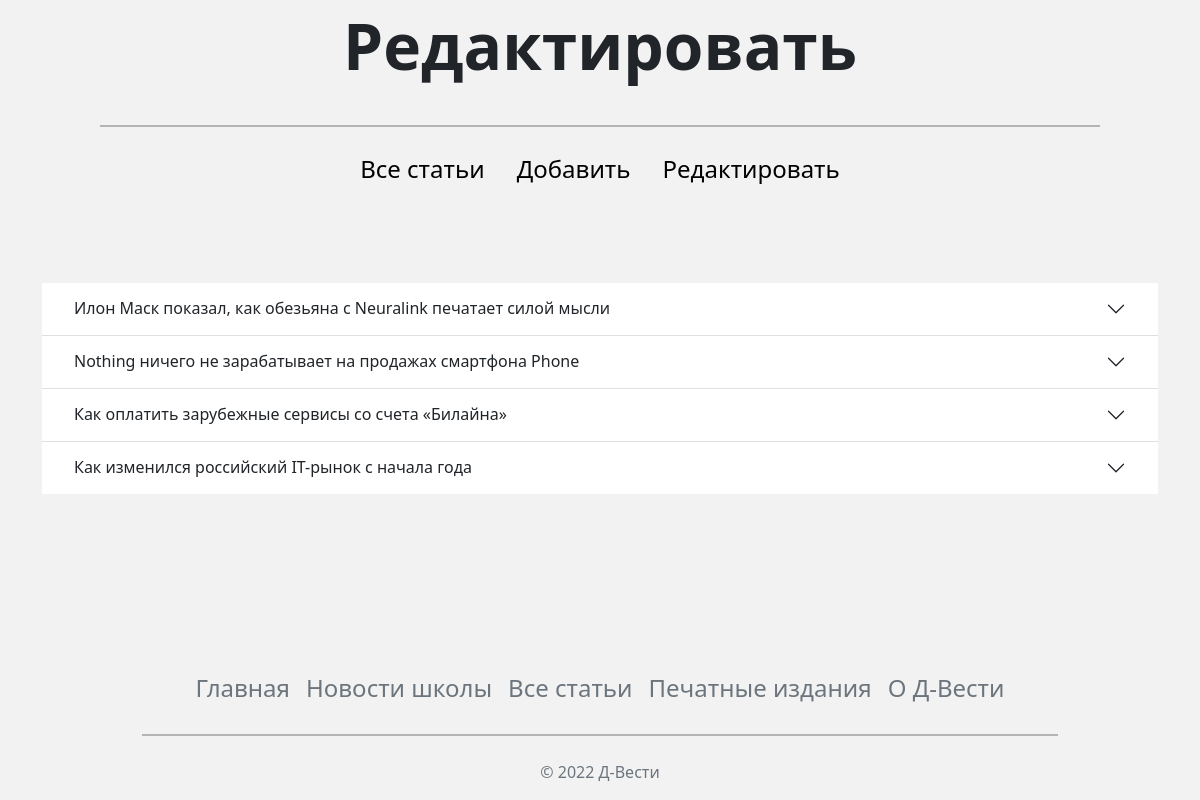
The page /edit (signed in) on the database as committed earlier.
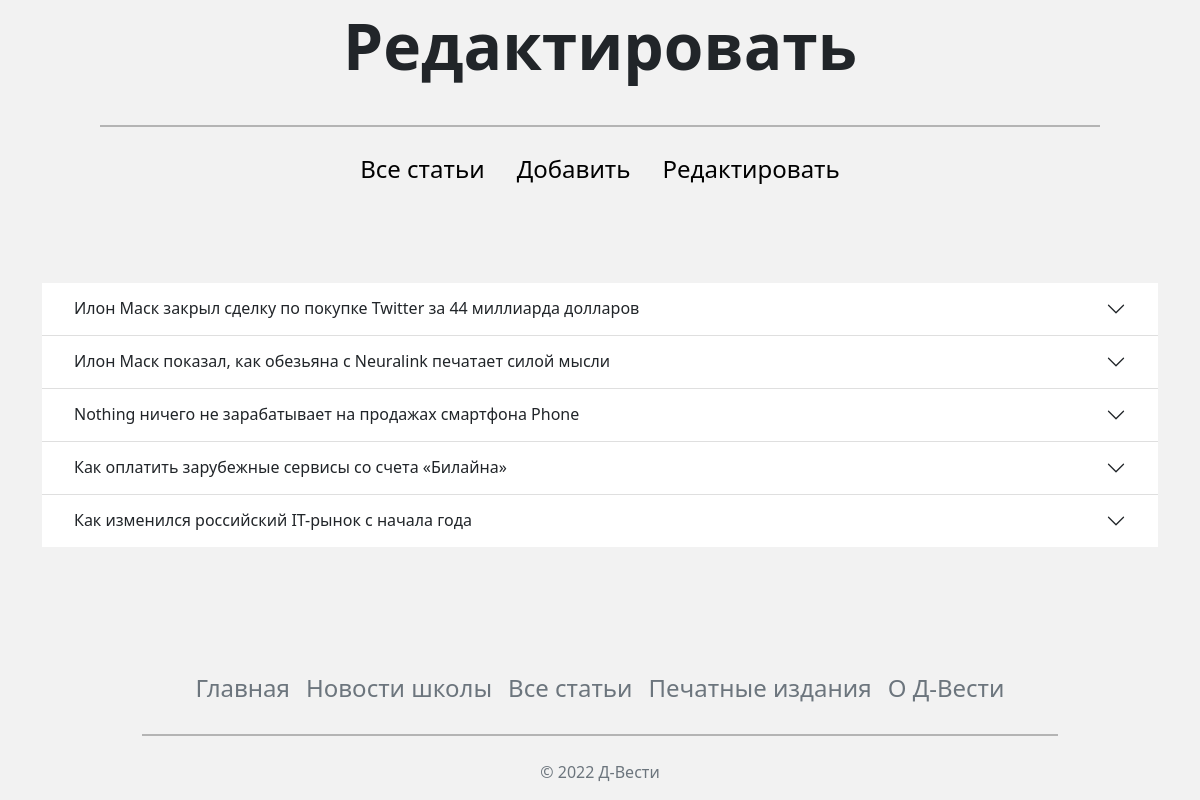
The same page on the database as committed later.
### app.py (models this page shows)
class Article(db.Model):
    id = db.Column(db.Integer, primary_key=True)
    title_article = db.Column(db.String, nullable=False)
    tag = db.Column(db.String, nullable=False)
    text_article = db.Column(db.Text, nullable=False)
    main_img = db.Column(db.String, nullable=False)
    author = db.Column(db.String)
    date = db.Column(db.DateTime, default=datetime.utcnow())

### app.py (the view, shortened to what this page needs)
@app.route('/edit')
@app.route('/edit/<int:id>', methods=['GET', 'POST'])
@login_required
def edit(id=None):
    form = Add_article()
    articles = db.session.execute(db.select(Article).order_by(db.desc(Article.id))).scalars()
    return render_template('dashboard/edit.html', title='Редактировать', articles=articles, form=form)

### app.py (called while the page is built)
@login_manager.user_loader
def load_user(user_id):
    return RegistrationDB.query.get(int(user_id))

### templates/dashboard/edit.html (shortened to what this page needs)
<!DOCTYPE html>
<html lang="en">
<head>
    {% include "dashboard/links.html" %}
</head>
<body class="d-flex flex-column min-vh-100">
<h1 style="font-weight: 700; font-size: 64px" class="text-center mt-2 mb-4 edit-font">{{title}}</h1>
<hr class="hr-before-header">
{% include "dashboard/sidebar.html" %}
<br><br><br>
<div class="accordion accordion-flush container" id="accordionFlushExample">
    {% for article in articles %}
    <div class="accordion-item container-fluid">
    <h2 class="accordion-header" id="flush-headingTwo{{article.id}}">
      <button class="accordion-button collapsed" type="button" data-bs-toggle="collapse" data-bs-target="#flush-collapseTwo{{article.id}}" aria-expanded="false" aria-controls="flush-collapseTwo{{article.id}}">
        {{article.title_article}}
      </button>
    </h2>
  </div>
    {% endfor %}
</div>
<br><br><br>
{% include 'main/footer.html' %}
</body>
</html>

Rows that differ between the two databases and show on the page:
added Article: title_article "Илон Маск закрыл сделку по покупке Twitter за 44 миллиарда долларов"
